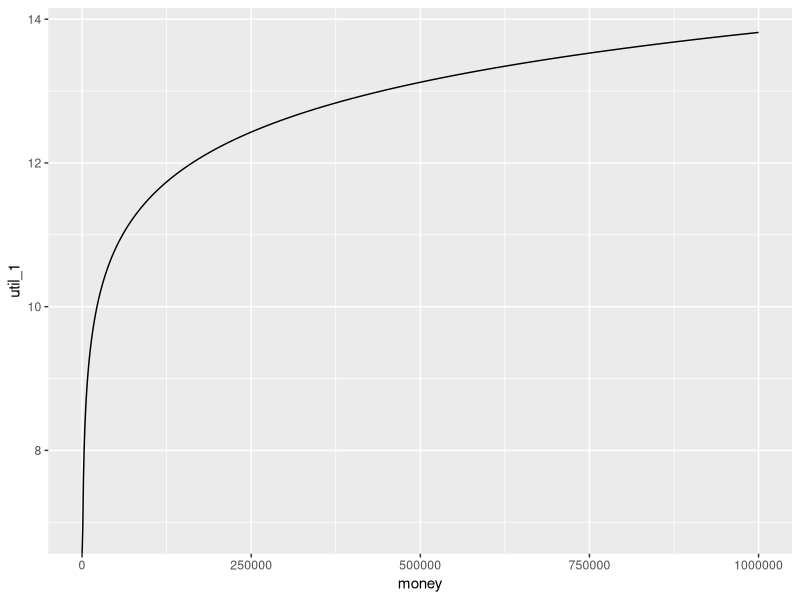

The R script that drew this image:
## ---- chunk 1
knitr::opts_chunk$set(echo = TRUE)
plot_save <- FALSE
## ---- chunk 2
library(tidyverse)

## ---- chunk 3
# make vector of possible incomes
money <- seq(0, 1e6, 1e3)

# turn into data frame
df_util <- data.frame(money)

# show df
df_util

## ---- chunk 4
df_util %>% 
  mutate(util_1 = log(money)) %>% 
  ggplot(aes(x = money,
             y = util_1)) +
  geom_line()

